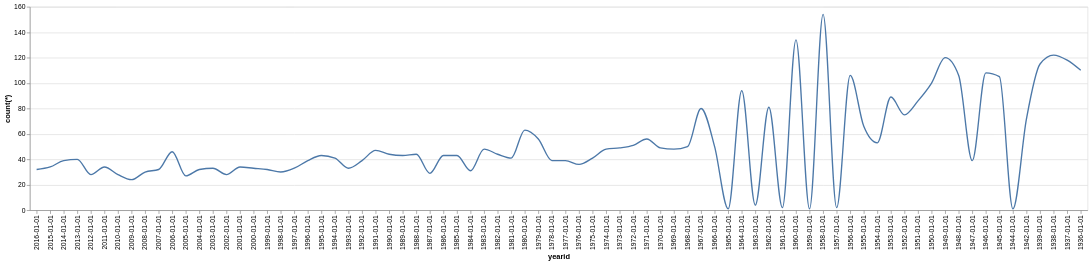

The specification (Vega-Lite) saved for this image:
### Vega-Lite specification from a JSON file in a GitHub repository (floating-point values rounded to 4 significant figures)
{"data": {"values": [{"x_data": "1936-01-01", "y_data": 110}, {"x_data": "1937-01-01", "y_data": 118}, {"x_data": "1938-01-01", "y_data": 122}, {"x_data": "1939-01-01", "y_data": 115}, {"x_data": "1942-01-01", "y_data": 72}, {"x_data": "1944-01-01", "y_data": 1}, {"x_data": "1945-01-01", "y_data": 105}, {"x_data": "1946-01-01", "y_data": 108}, {"x_data": "1947-01-01", "y_data": 39}, {"x_data": "1948-01-01", "y_data": 106}, {"x_data": "1949-01-01", "y_data": 120}, {"x_data": "1950-01-01", "y_data": 100}, {"x_data": "1951-01-01", "y_data": 86}, {"x_data": "1952-01-01", "y_data": 75}, {"x_data": "1953-01-01", "y_data": 89}, {"x_data": "1954-01-01", "y_data": 53}, {"x_data": "1955-01-01", "y_data": 66}, {"x_data": "1956-01-01", "y_data": 106}, {"x_data": "1957-01-01", "y_data": 2}, {"x_data": "1958-01-01", "y_data": 154}, {"x_data": "1959-01-01", "y_data": 1}, {"x_data": "1960-01-01", "y_data": 134}, {"x_data": "1961-01-01", "y_data": 2}, {"x_data": "1962-01-01", "y_data": 81}, {"x_data": "1963-01-01", "y_data": 4}, {"x_data": "1964-01-01", "y_data": 94}, {"x_data": "1965-01-01", "y_data": 1}, {"x_data": "1966-01-01", "y_data": 50}, {"x_data": "1967-01-01", "y_data": 80}, {"x_data": "1968-01-01", "y_data": 50}, {"x_data": "1969-01-01", "y_data": 48}, {"x_data": "1970-01-01", "y_data": 49}, {"x_data": "1971-01-01", "y_data": 56}, {"x_data": "1972-01-01", "y_data": 51}, {"x_data": "1973-01-01", "y_data": 49}, {"x_data": "1974-01-01", "y_data": 48}, {"x_data": "1975-01-01", "y_data": 41}, {"x_data": "1976-01-01", "y_data": 36}, {"x_data": "1977-01-01", "y_data": 39}, {"x_data": "1978-01-01", "y_data": 39}, {"x_data": "1979-01-01", "y_data": 56}, {"x_data": "1980-01-01", "y_data": 63}, {"x_data": "1981-01-01", "y_data": 41}, {"x_data": "1982-01-01", "y_data": 44}, {"x_data": "1983-01-01", "y_data": 48}, {"x_data": "1984-01-01", "y_data": 31}, {"x_data": "1985-01-01", "y_data": 43}, {"x_data": "1986-01-01", "y_data": 43}, {"x_data": "1987-01-01", "y_data": 29}, {"x_data": "1988-01-01", "y_data": 44}, {"x_data": "1989-01-01", "y_data": 43}, {"x_data": "1990-01-01", "y_data": 44}, {"x_data": "1991-01-01", "y_data": 47}, {"x_data": "1992-01-01", "y_data": 39}, {"x_data": "1993-01-01", "y_data": 33}, {"x_data": "1994-01-01", "y_data": 41}, {"x_data": "1995-01-01", "y_data": 43}, {"x_data": "1996-01-01", "y_data": 39}, {"x_data": "1997-01-01", "y_data": 33}, {"x_data": "1998-01-01", "y_data": 30}, {"x_data": "1999-01-01", "y_data": 32}, {"x_data": "2000-01-01", "y_data": 33}, {"x_data": "2001-01-01", "y_data": 34}, {"x_data": "2002-01-01", "y_data": 28}, {"x_data": "2003-01-01", "y_data": 33}, {"x_data": "2004-01-01", "y_data": 32}, {"x_data": "2005-01-01", "y_data": 27}, {"x_data": "2006-01-01", "y_data": 46}, {"x_data": "2007-01-01", "y_data": 32}, {"x_data": "2008-01-01", "y_data": 30}, {"x_data": "2009-01-01", "y_data": 24}, {"x_data": "2010-01-01", "y_data": 28}, {"x_data": "2011-01-01", "y_data": 34}, {"x_data": "2012-01-01", "y_data": 28}, {"x_data": "2013-01-01", "y_data": 40}, {"x_data": "2014-01-01", "y_data": 39}, {"x_data": "2015-01-01", "y_data": 34}, {"x_data": "2016-01-01", "y_data": 32}]}, "mark": {"type": "line", "interpolate": "monotone"}, "encoding": {"x": {"field": "x_data", "type": "nominal", "title": "yearid", "sort": "descending"}, "y": {"field": "y_data", "type": "quantitative", "title": "count(*)"}}}
